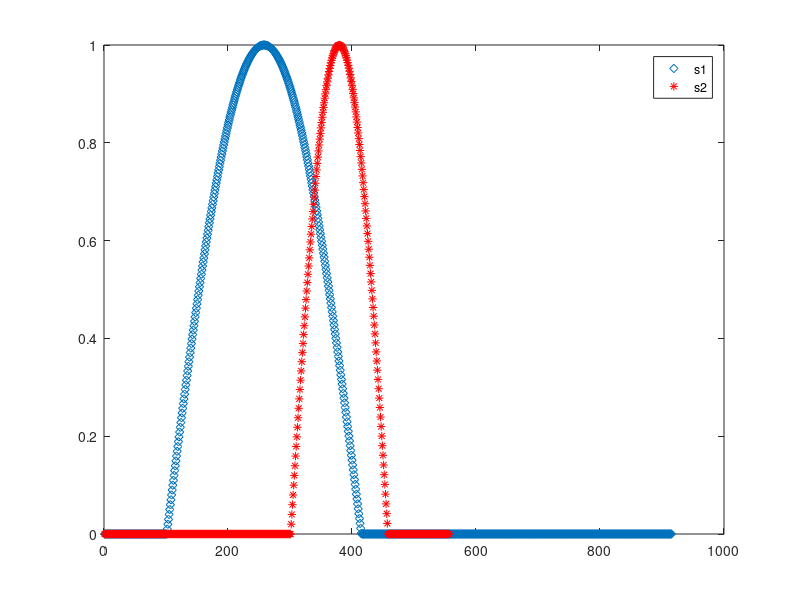
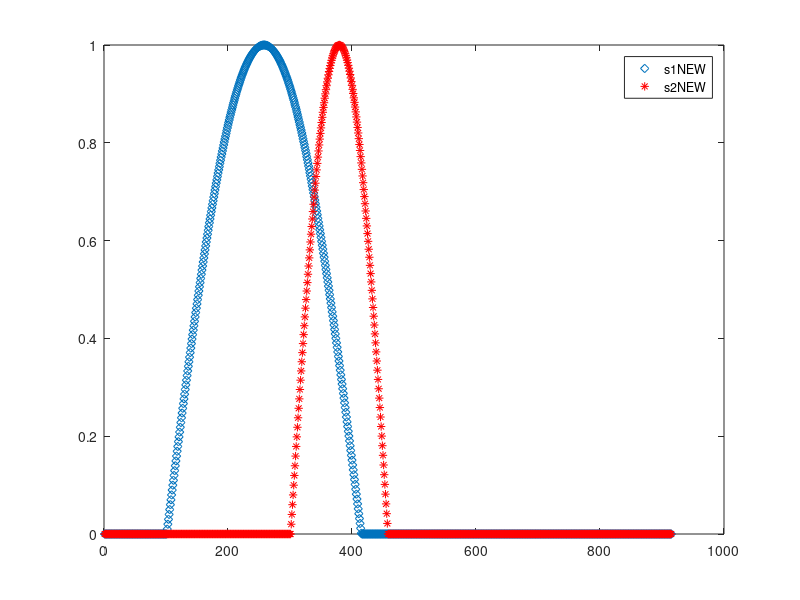

The MATLAB script that drew these images, in order: (Note: this script raises an error after producing the figures.)
close all
clear all
clc

%%%%%%%%%%%%%%%%%%%%%%%%%%%% Dataset %%%%%%%%%%%%%%%%%%%%%%%%%%%%%%%%%%%%%%
t1 = 0:0.01:pi;

s1 = [sin(t1)];
s2 = [sin(2*t1(1:floor(end/2)))];
s1 = [zeros(1,100) sin(t1) zeros(1,500)];
s2 = [zeros(1,300) sin(2*t1(1:floor(end/2))) zeros(1,100)];

Ls1 = length(s1);
Ls2 = length(s2);

figure;
plot(s1,'d');
hold on
plot(s2,'r*');
legend('s1','s2')

%%%%%%%%%%%%%%%%%%%%%%%%%% Adding Zeros %%%%%%%%%%%%%%%%%%%%%%%%%%%%%%%%%%%
SIGN1 = [s1 zeros(1,max(Ls1,Ls2)-Ls1)];
SIGN2 = [s2 zeros(1,max(Ls1,Ls2)-Ls2)];


figure;
plot(SIGN1,'d');
hold on
plot(SIGN2,'r*');
legend('s1NEW','s2NEW')

%%

TShift0 = 1;

NShap0 = 1;

OptPar0 = [TShift0 NShap0];
LB = [-Inf 0];
UB = [Inf Inf];
options = optimoptions('fmincon','MaxIter',Inf,'MaxFunEvals',Inf,'FunctionTolerance',10^-12,'Display','iter');%,'Algorithm','active-set')

%[OptPar, fval] = fmincon(@(OptPar) Obj(OptPar, times1, s1NEW, times2, s2NEW),OptPar0,[],[],[],[],[],[],[],options);
[OptPar, fval] = fmincon(@(OptPar) ObjNew(OptPar, SIGN1, SIGN2),OptPar0,[],[],[],[],LB,UB,[],options);
OptPar
TShift = OptPar(1);
NShap  = OptPar(2);
%%%%%%%%%%%%%%%%%%%%%%%%%%%% Time Shift %%%%%%%%%%%%%%%%%%%%%%%%%%%%%%%%%%%
if TShift > 0
    SIGN2 = [zeros(1, ceil(TShift)) TShift];
elseif TShift < 0
    SIGN1 = [zeros(1, ceil(TShift)) SIGN1];
end
%%%%%%%%%%%%%%%%%%%%%%%%%%%%% Stretch %%%%%%%%%%%%%%%%%%%%%%%%%%%%%%%%%%%%%
time = 1 : length(SIGN2);
nel = length(time);
ts = timeseries(SIGN2,time);
timenew = linspace(time(1),time(end),ceil(nel*NShap));
ts1 = resample(ts,timenew);
SIGN2 = ts1.data(:)';
%%%%%%%%%%%%%%%%%%%%%%%%%% Adding  Zeros %%%%%%%%%%%%%%%%%%%%%%%%%%%%%%%%%%
LSIGN1 = length(SIGN1);
LSIGN2 = length(SIGN2);
%whos SIGN1 SIGN2

SIGN1    = [SIGN1    zeros(1,max(LSIGN1,LSIGN2)-LSIGN1)];
SIGN2 = [SIGN2 zeros(1,max(LSIGN1,LSIGN2)-LSIGN2)];

figure;
plot(SIGN1,'d');
hold on
plot(SIGN2,'r*');
legend('s1NEW','s2NEW')


